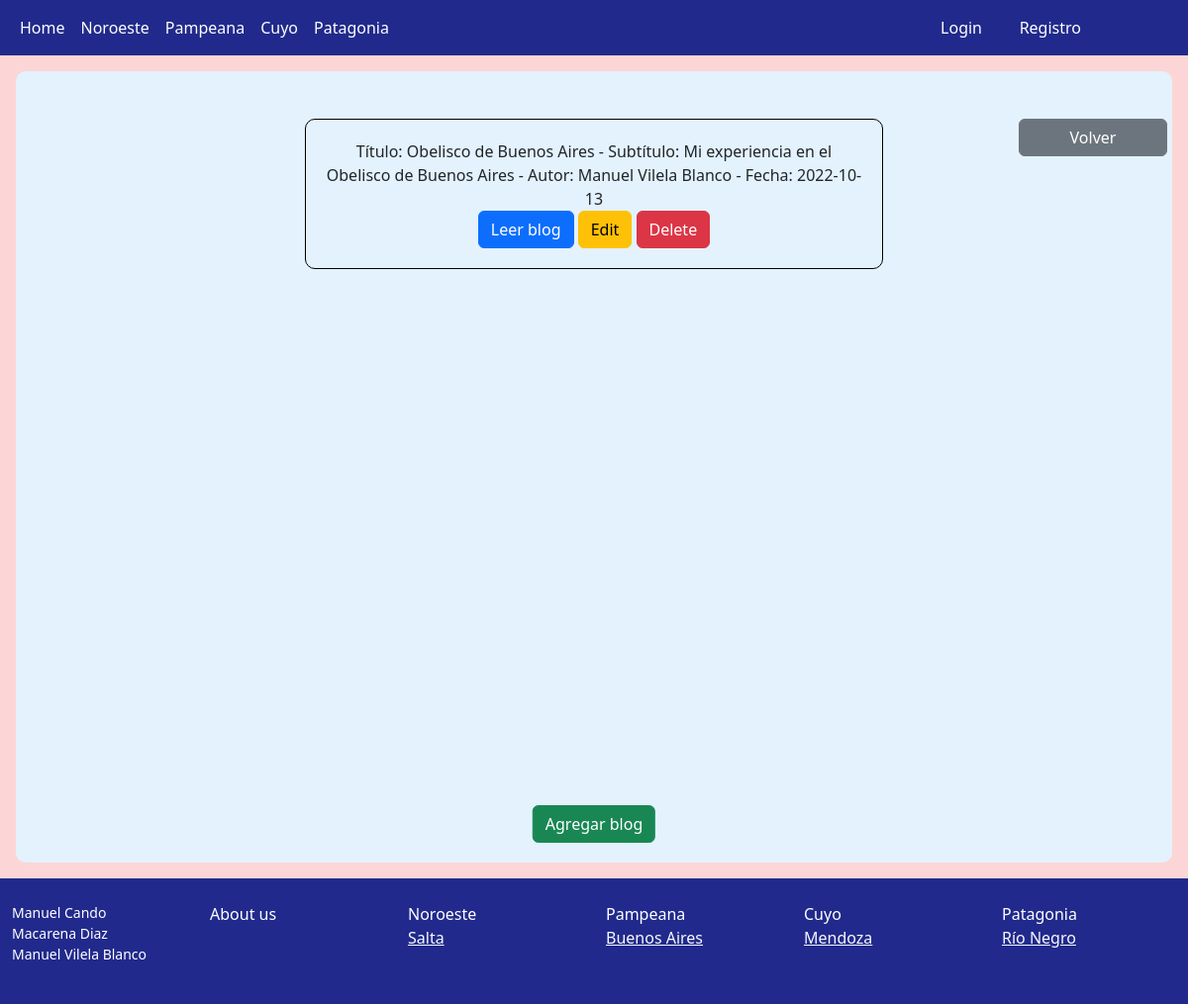
The page /pages/pampeana/buenosaires/ on the database its author committed.
### Modelos/models.py (models this page shows)
class BlogsBuenosAires(models.Model):
    titulo = models.CharField(max_length=60)
    subtitulo = models.CharField(max_length=100)
    cuerpo = models.CharField(max_length=1000)
    autor = models.CharField(max_length=40)
    fecha = models.CharField(max_length=40)
    image = models.ImageField(upload_to='blogbuenosaires', null = True, blank = True)

### Modelos/views.py (the view)
# urls.py: path("pampeana/buenosaires/", blogsbuenosaires),
def blogsbuenosaires(request):
    blogbuenosaires = BlogsBuenosAires.objects.all()
    return render(request, "Pampeana/buenosaires.html", {"blogbuenosaires" : blogbuenosaires})

### Modelos/template/Pampeana/buenosaires.html (shortened to what this page needs)
{% extends "index.html" %}
{% load static %}
{% block contenido %}
<div class="flex-md-equal w-100 my-md-3 ps-md-3">
    <div class=" me-md-3 pt-3 px-3 pt-md-5 px-md-5 text-center overflow-hidden" style="background-color: #e3f2fd ; border-radius: 10px; position: relative; height: 800px">
        <div>
        <a class="btn btn-secondary" style="width: 150px; position: absolute; right: 5px" href="/pages/pampeana/">Volver</a>
        </div>
    {% for blog in blogbuenosaires %}
        <div class="position-absolute start-50 translate-middle-x" style="border: 1px solid black; border-radius: 10px; width:50%; padding: 20px">
            Título: {{blog.titulo}} - Subtítulo: {{blog.subtitulo}} - Autor: {{blog.autor}} - Fecha: {{blog.fecha}}<br>
            <a href="/pages/pampeana/buenosaires/leerblogBA/{{blog.id}}/" class="btn btn-primary">Leer blog</a>
            <a class="btn btn-warning" href="/pages/pampeana/buenosaires/editarblogsBA/{{blog.id}}/">Edit</a>
            <a href="/pages/pampeana/buenosaires/borrarblogBA/{{blog.id}}/" class="btn btn-danger">Delete</a>
        </div>
        <br>
    {% endfor %}
        <div class="position-absolute bottom-0 start-50 translate-middle-x" style="padding: 20px">
            <a class="btn btn-success" href="/pages/pampeana/buenosaires/agregarblogBA/">Agregar blog</a>
        </div>
    </div>
</div>
{% endblock %}

### rows shown on the page
BlogsBuenosAires: titulo "Obelisco de Buenos Aires", subtitulo "Mi experiencia en el Obelisco de Buenos Aires", autor "Manuel Vilela Blanco", fecha "2022-10-13"
